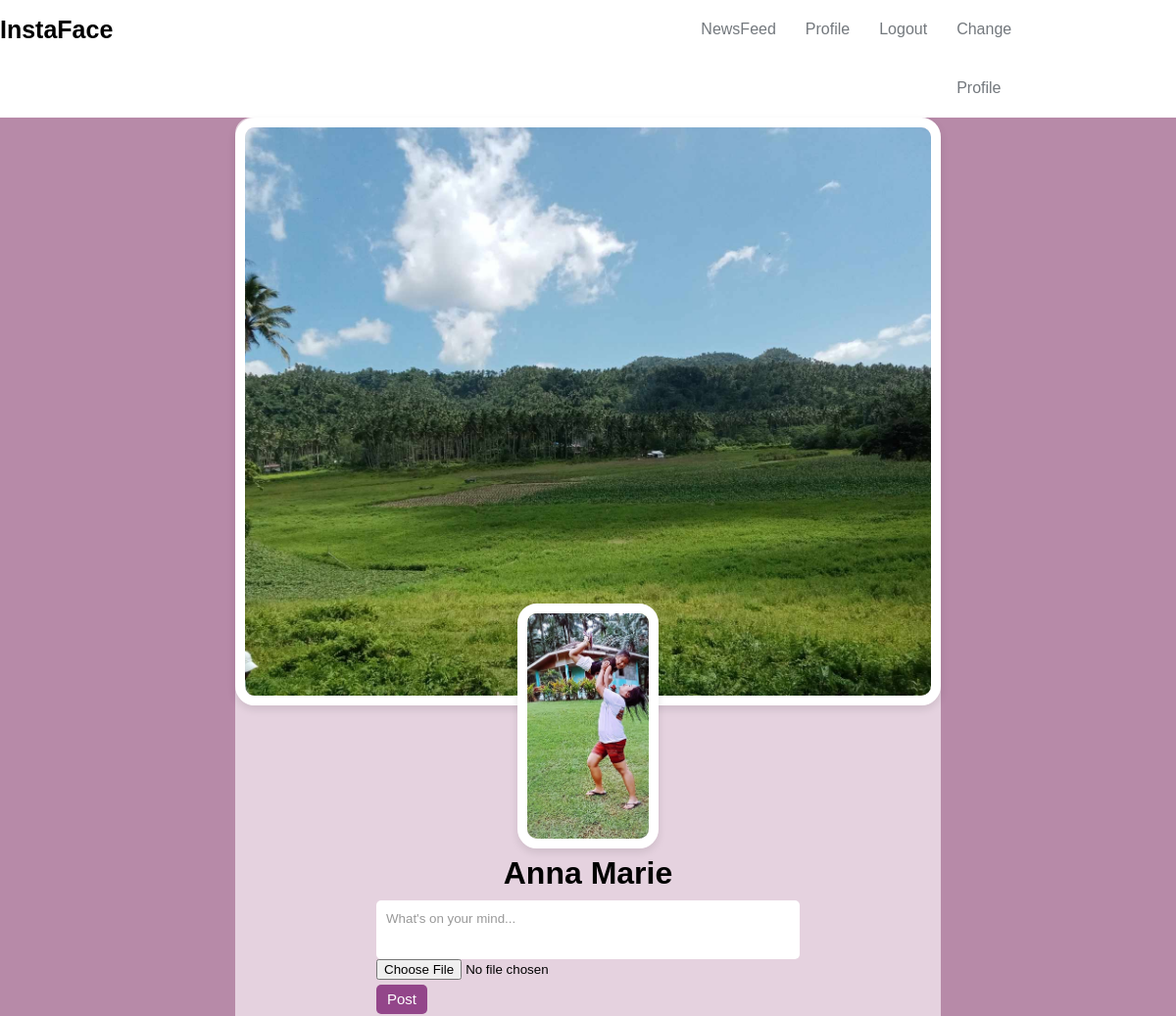
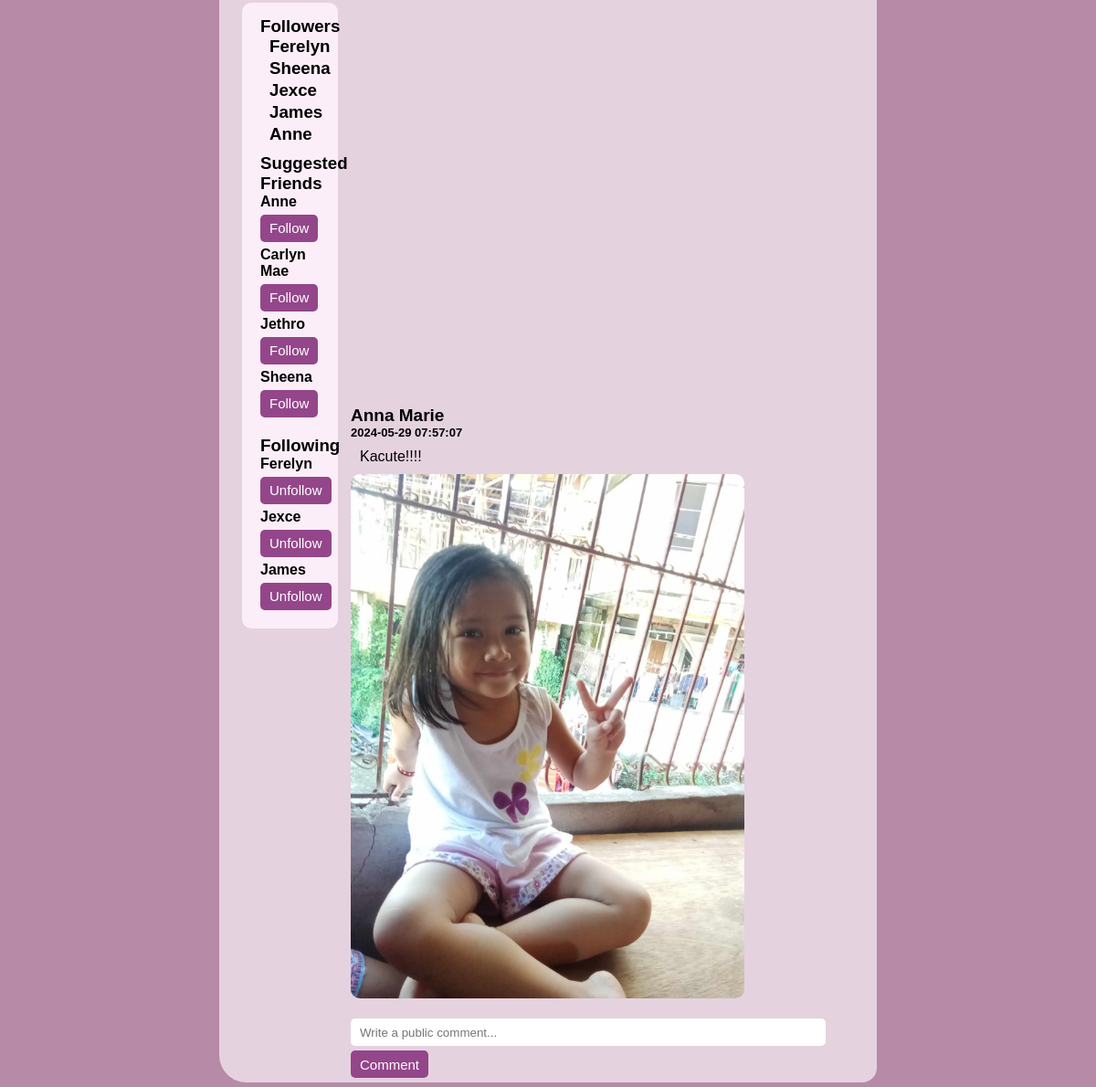
Page /profile.php (signed in) on the committed database (2 pictures, top to bottom).
### tables this page shows
CREATE TABLE `users` (
  `id` int(11) NOT NULL,
  `username` varchar(255) NOT NULL,
  `email` varchar(255) NOT NULL,
  `password` varchar(255) NOT NULL,
  `created_at` timestamp NOT NULL DEFAULT current_timestamp(),
  `profile_picture` varchar(255) DEFAULT NULL,
  `cover_picture` varchar(255) DEFAULT NULL
);

CREATE TABLE `posts` (
  `id` int(11) NOT NULL,
  `user_id` int(11) NOT NULL,
  `caption` text DEFAULT NULL,
  `image` varchar(255) NOT NULL,
  `created_at` timestamp NOT NULL DEFAULT current_timestamp()
);

### profile.php (the view, shortened to what this page needs)
<?php
require 'config/db.php';
include 'includes/headerhome.php';
$sql = "SELECT username, profile_picture, cover_picture FROM users WHERE id = :user_id";
$stmt = $pdo->prepare($sql);
$stmt->bindParam(':user_id', $_SESSION['user_id']);
$stmt->execute();
$currentUser = $stmt->fetch(PDO::FETCH_ASSOC);
$sql = "SELECT u.id, u.username FROM users u INNER JOIN followers f ON u.id = f.follower_id WHERE f.followed_id = :user_id";
$stmt = $pdo->prepare($sql);
$stmt->bindParam(':user_id', $_SESSION['user_id']);
$stmt->execute();
$followers = $stmt->fetchAll(PDO::FETCH_ASSOC);
$sql = "SELECT u.id, u.username FROM users u INNER JOIN followers f ON u.id = f.followed_id WHERE f.follower_id = :user_id";
$stmt = $pdo->prepare($sql);
$stmt->bindParam(':user_id', $_SESSION['user_id']);
$stmt->execute();
$following = $stmt->fetchAll(PDO::FETCH_ASSOC);
$sql = "SELECT id, username FROM users WHERE id != :user_id AND id NOT IN (SELECT followed_id FROM followers WHERE follower_id = :user_id)";
$stmt = $pdo->prepare($sql);
$stmt->bindParam(':user_id', $_SESSION['user_id']);
$stmt->execute();
$suggestedFriends = $stmt->fetchAll(PDO::FETCH_ASSOC);
$sql = "SELECT p.*, u.username FROM posts p LEFT JOIN users u ON p.user_id = u.id WHERE p.user_id = :user_id ORDER BY p.created_at DESC";
$stmt = $pdo->prepare($sql);
$stmt->bindParam(':user_id', $_SESSION['user_id']);
$stmt->execute();
$posts = $stmt->fetchAll(PDO::FETCH_ASSOC);
?>
<!DOCTYPE html>
<html>
<head>
    <link rel="stylesheet" href="style/profile.css">
</head>
<body>
    <div class="box">
        <div class="content">
            <div class="picture">
                <?php if (!empty($currentUser['cover_picture'])): ?>
                    <img src="<?php echo htmlspecialchars($currentUser['cover_picture']); ?>" alt="Cover Picture" class="cover-picture">
                <?php endif; ?>
                <div class="profile">
                    <?php if (!empty($currentUser['profile_picture'])): ?>
                        <img src="<?php echo htmlspecialchars($currentUser['profile_picture']); ?>" alt="Profile Picture" class="profile-picture">
                    <?php endif; ?>
                        <h1><?php echo htmlspecialchars($currentUser['username']); ?></h1>
                </div>
            </div>
            <form method="POST" action="" enctype="multipart/form-data">
                <div class="post-box">
                    <input type="text" name="caption" placeholder="What's on your mind...">
                    <input type="file" name="image">
                    <input type="submit" class="btn" value="Post">
                </div>
            </form>
        </div>
        <div class="each">
            <div class="follower">
                <h3>Followers</h3>
                <?php if (!empty($followers)): ?>
                    <?php foreach ($followers as $follower): ?>
                        <div class="user-detail">
                            <h3><?php echo htmlspecialchars($follower['username']); ?></h3>
                        </div>
                    <?php endforeach; ?>
                <?php else: ?>
                    <p>No follower yet.</p>
                <?php endif; ?>
            </div>
            <div class="suggest">
                <h3>Suggested Friends</h3>
                <?php if (!empty($suggestedFriends)): ?>
                    <?php foreach ($suggestedFriends as $user): ?>
                        <div class="user-detail">
                            <h4><?php echo htmlspecialchars($user['username']); ?></h4>
                            <form method="POST" action="">
                                <button type="submit" class="btn">Follow</button>
                            </form>
                        </div>
                    <?php endforeach; ?>
                <?php else: ?>
                    <p>No users available to follow.</p>
                <?php endif; ?>
            </div>
            <div class="following">
                <h3>Following</h3>
                    <?php if (!empty($following)): ?>
                        <?php foreach ($following as $followedUser): ?>
                            <div class="user-detail">
                                <h4><?php echo htmlspecialchars($followedUser['username']); ?></h4>
                                <form method="POST" action="">
                                    <button type="submit" class="btn">Unfollow</button>
                                </form>
                            </div>
                        <?php endforeach; ?>
                    <?php else: ?>
                        <p>You are not following</p>
                        <p>anyone yet.</p>
                <?php endif; ?>
            </div>
        </div>
        <div class="container">
            <?php if (!empty($posts)): ?>
                <?php foreach ($posts as $post): ?>
                    <div class="post">
                        <b><?php echo htmlspecialchars($post['username']); ?></b>
                        <h6><?php echo htmlspecialchars($post['created_at']); ?></h6>
                        <p><?php echo htmlspecialchars($post['caption']); ?></p>
                        <?php if (!empty($post['image'])): ?>
                            <img src="<?php echo htmlspecialchars($post['image']); ?>" alt="Post Image" class="post-image"><br>
                        <?php endif; ?>
                    </div>
                    <form method="POST" action="">
                        <input type="text" name="comment" placeholder="Write a public comment...">
                        <input type="submit" class="btn" value="Comment">
                    </form>
                <?php endforeach; ?>
            <?php else: ?>
            <?php endif; ?>
        </div>
    </div>
</body>
</html>

### style/headerhome.css (style rules this page uses)
* { padding: 0; margin: 0; box-sizing: border-box; font-family: 'Poppins', sans-serif; }

### style/profile.css (style rules this page uses)
* { padding: 0; margin: 0; box-sizing: border-box; font-family: 'Poppins', sans-serif; }
body { background: #b78aa8; }
.btn { height: 30px; background: #93468a; border: 0; border-radius: 5px; color: #fff; font-size: 15px; cursor: pointer; transition: all .3s; margin-top: 5px; padding: 0px 10px; margin-right: 88%; margin-bottom: 5px; }
.box { background: #e5d2df; margin-left: 20%; margin-right: 20%; flex-direction: column; border-radius: 16px 30px; }
.content .post-box { display: flex; margin-left: 20%; margin-right: 20%; text-align: center; flex-direction: column; }
.content input[type="text"] { margin-top: 2%; height: 60px; padding-left: 10px; padding-bottom: 25px ; border-radius: 5px; border: 0; position: relative; }
.content input[type="text"]::placeholder { position: absolute; top: 11px; left: 5px; color: #999; outline: none; padding-left: 5px; }
.content input[type="text"], .content input[type="text"]::placeholder { outline: none; }
.content .picture img.cover-picture { width: 100%; height: 600px; margin-top: 0px; object-fit: cover; border-radius: 20px; border: 10px solid #fff; box-shadow: 0 4px 8px rgba(0, 0, 0, 0.1); z-index: 1; }
.picture img.profile-picture { width: 20%; height: 250px; display: block; margin: -15% auto; object-fit: cover; border-radius: 20px; border: 10px solid #fff; box-shadow: 0 4px 8px rgba(0, 0, 0, 0.1); position: relative; z-index: 2; }
.post img.post-image { width: 58.7%; height: auto; border-radius: 10px; margin-top: 10px; display: block; }
.content .picture h1 { margin-top: 16%; text-align: center; }
.container { display: left; align-items: left; justify-content: left; min-height: 90vh; margin-left: 20%; margin-right: -22%; margin-top: 0%; }
.container input[type="text"] { margin-top: 0.5%; height: 30px; padding-left: 10px; padding-right: 45.4%; border-radius: 5px; border: 0; position: relative; }
.container input[type="text"], .container input[type="text"]::placeholder { outline: none; }
.post { margin-top: 15px; }
.post b { font-size: 19px; }
.post h6 { font-size: 13px; font-weight: 1px; }
.post p { margin-top: 10px; margin-left: 10px; }
.each { background: #fceef8; margin-right: 82%; margin-left: 25px; border-radius: 10px; padding-top: 5px; padding-bottom: 5px; }
.follower { margin-top: 10px; margin-bottom: 10px; margin-left: 20px; }
.follower .user-detail { margin-left: 10px; margin-bottom: 2px; }
.suggest { margin-bottom: 15px; margin-left: 20px; }
.following { margin-bottom: 10px; margin-left: 20px; }
.container { display: left; align-items: left; justify-content: left; min-height: 90vh; margin-left: 20%; margin-right: -22%; margin-top: -36%; }

### rows in the picture
users: cover_picture (picture), profile_picture (picture), username "Anna Marie"
users: username "Ferelyn"
users: username "Sheena"
users: username "Jexce"
users: username "James"
users: username "Anne"
users: username "Carlyn Mae"
users: username "Jethro"
posts: user.username "Anna Marie", created_at "2024-05-29 07:57:07", caption "Kacute!!!!", image (picture)
